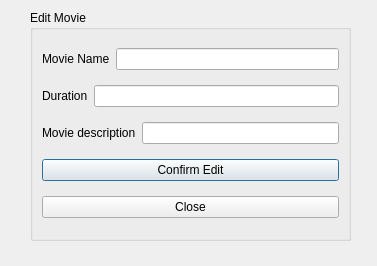
<?xml version="1.0" encoding="UTF-8"?>
<ui version="4.0">
 <class>editMovie</class>
 <widget class="QDialog" name="editMovie">
  <property name="geometry">
   <rect>
    <x>0</x>
    <y>0</y>
    <width>377</width>
    <height>266</height>
   </rect>
  </property>
  <property name="windowTitle">
   <string>Dialog</string>
  </property>
  <widget class="QGroupBox" name="groupBox">
   <property name="geometry">
    <rect>
     <x>30</x>
     <y>10</y>
     <width>321</width>
     <height>231</height>
    </rect>
   </property>
   <property name="title">
    <string>Edit Movie</string>
   </property>
   <layout class="QVBoxLayout" name="verticalLayout">
    <item>
     <layout class="QHBoxLayout" name="horizontalLayout">
      <item>
       <widget class="QLabel" name="label">
        <property name="text">
         <string>Movie Name</string>
        </property>
       </widget>
      </item>
      <item>
       <widget class="QLineEdit" name="Mname"/>
      </item>
     </layout>
    </item>
    <item>
     <layout class="QHBoxLayout" name="horizontalLayout_2">
      <item>
       <widget class="QLabel" name="label_2">
        <property name="text">
         <string>Duration</string>
        </property>
       </widget>
      </item>
      <item>
       <widget class="QLineEdit" name="Duration"/>
      </item>
     </layout>
    </item>
    <item>
     <layout class="QHBoxLayout" name="horizontalLayout_5">
      <item>
       <widget class="QLabel" name="label_5">
        <property name="text">
         <string>Movie description</string>
        </property>
       </widget>
      </item>
      <item>
       <widget class="QLineEdit" name="MDesc"/>
      </item>
     </layout>
    </item>
    <item>
     <widget class="QPushButton" name="EditMovie">
      <property name="text">
       <string>Confirm Edit</string>
      </property>
     </widget>
    </item>
    <item>
     <widget class="QPushButton" name="Close">
      <property name="text">
       <string>Close</string>
      </property>
     </widget>
    </item>
   </layout>
  </widget>
 </widget>
 <resources/>
 <connections/>
</ui>
